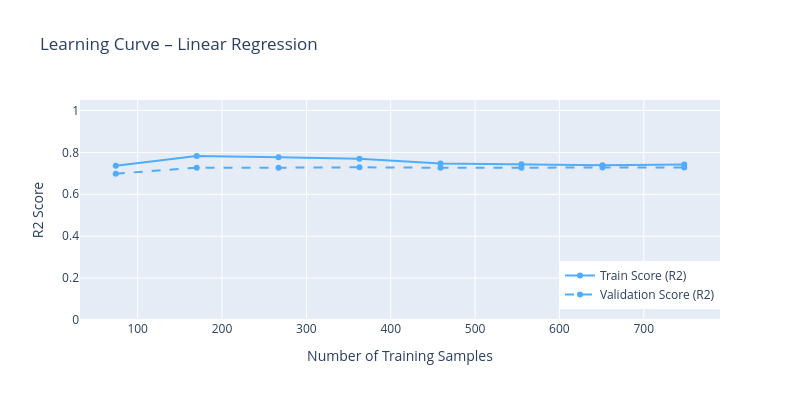
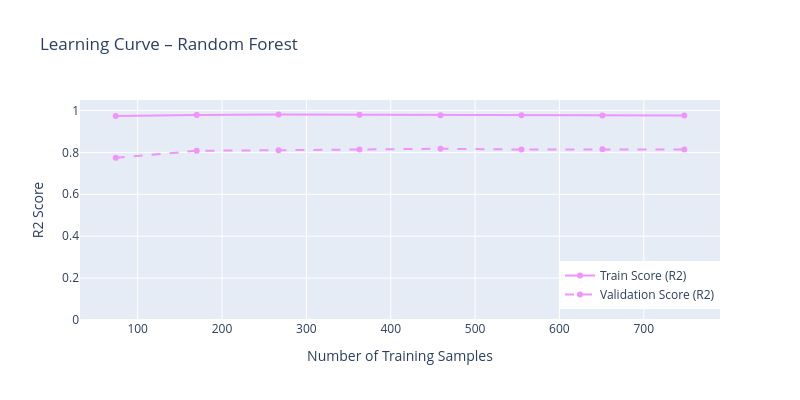

Notebook cell for these charts, in order:
### Markdown cell above
## 6. Learning Curves (Overfitting Analysis)

### Code cell
# Learning Curve cho thấy model có bị overfit (học vẹt) hay underfit không
# Chạy cho cả 3 model, dùng cross-validation 5-fold

models_lc = [
    ('Linear Regression', LinearRegression(), '#4facfe'),
    ('Random Forest',     RandomForestRegressor(n_estimators=100, random_state=42), '#f093fb'),
    ('Gradient Boosting', GradientBoostingRegressor(n_estimators=100, learning_rate=0.1, max_depth=3, random_state=42), '#00d2d3'),
]

train_sizes_input = np.linspace(0.1, 1.0, 8)

for name, model, color in models_lc:
    train_sizes, train_scores, val_scores = learning_curve(
        model, X_train_scaled, y_train,
        train_sizes=train_sizes_input,
        scoring='r2',
        cv=5,
        n_jobs=-1
    )
    train_mean = train_scores.mean(axis=1)
    val_mean   = val_scores.mean(axis=1)

    fig_lc = go.Figure()
    fig_lc.add_trace(go.Scatter(x=train_sizes, y=train_mean, name='Train Score (R2)',
        line=dict(color=color, width=2), mode='lines+markers'))
    fig_lc.add_trace(go.Scatter(x=train_sizes, y=val_mean, name='Validation Score (R2)',
        line=dict(color=color, width=2, dash='dash'), mode='lines+markers'))
    fig_lc.update_layout(
        title=f'Learning Curve – {name}',
        xaxis_title='Number of Training Samples',
        yaxis_title='R2 Score',
        yaxis=dict(range=[0, 1.05]),
        width=800, height=400,
        legend=dict(x=0.75, y=0.05)
    )
    fig_lc.show()
    print(f'{name}: Final Train R2={train_mean[-1]:.4f} | Final Val R2={val_mean[-1]:.4f}')

### Figure 1 — Plotly figure (JSON) as saved in the notebook; plotly's stock layout.template omitted (floating-point values rounded to 4 significant figures)
{"data": [{"line": {"color": "#4facfe", "width": 2}, "mode": "lines+markers", "name": "Train Score (R2)", "type": "scatter", "x": [74, 170, 267, 363, 459, 555, 651, 748], "y": [0.7357, 0.7826, 0.7769, 0.7693, 0.7473, 0.7432, 0.7387, 0.7424]}, {"line": {"color": "#4facfe", "dash": "dash", "width": 2}, "mode": "lines+markers", "name": "Validation Score (R2)", "type": "scatter", "x": [74, 170, 267, 363, 459, 555, 651, 748], "y": [0.6982, 0.727, 0.727, 0.7287, 0.7268, 0.7269, 0.7274, 0.7278]}], "layout": {"height": 400, "legend": {"x": 0.75, "y": 0.05}, "title": {"text": "Learning Curve – Linear Regression"}, "width": 800, "xaxis": {"title": {"text": "Number of Training Samples"}}, "yaxis": {"range": [0, 1.05], "title": {"text": "R2 Score"}}}}

### Figure 2 — Plotly figure (JSON) as saved in the notebook; plotly's stock layout.template omitted (floating-point values rounded to 4 significant figures)
{"data": [{"line": {"color": "#f093fb", "width": 2}, "mode": "lines+markers", "name": "Train Score (R2)", "type": "scatter", "x": [74, 170, 267, 363, 459, 555, 651, 748], "y": [0.9741, 0.979, 0.9803, 0.9799, 0.9767, 0.9771, 0.9754, 0.9756]}, {"line": {"color": "#f093fb", "dash": "dash", "width": 2}, "mode": "lines+markers", "name": "Validation Score (R2)", "type": "scatter", "x": [74, 170, 267, 363, 459, 555, 651, 748], "y": [0.774, 0.8075, 0.8104, 0.8141, 0.8173, 0.8137, 0.8144, 0.8135]}], "layout": {"height": 400, "legend": {"x": 0.75, "y": 0.05}, "title": {"text": "Learning Curve – Random Forest"}, "width": 800, "xaxis": {"title": {"text": "Number of Training Samples"}}, "yaxis": {"range": [0, 1.05], "title": {"text": "R2 Score"}}}}
